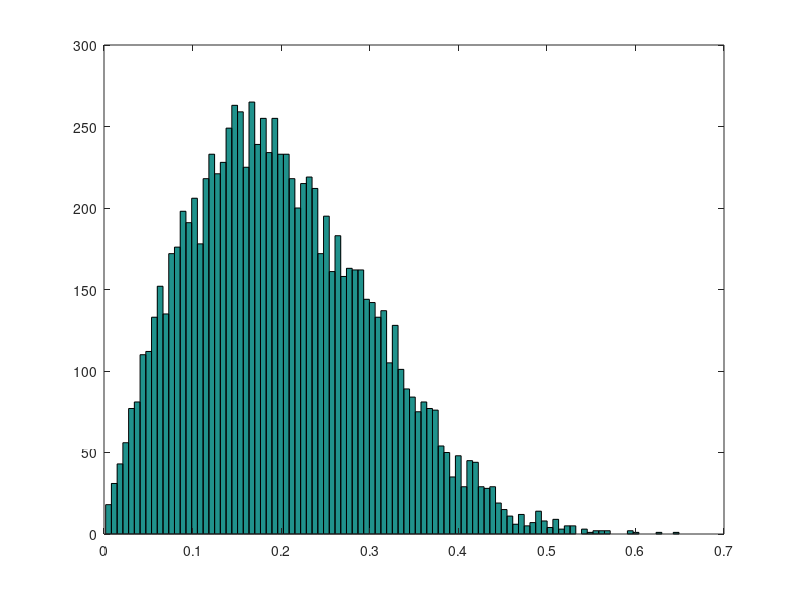
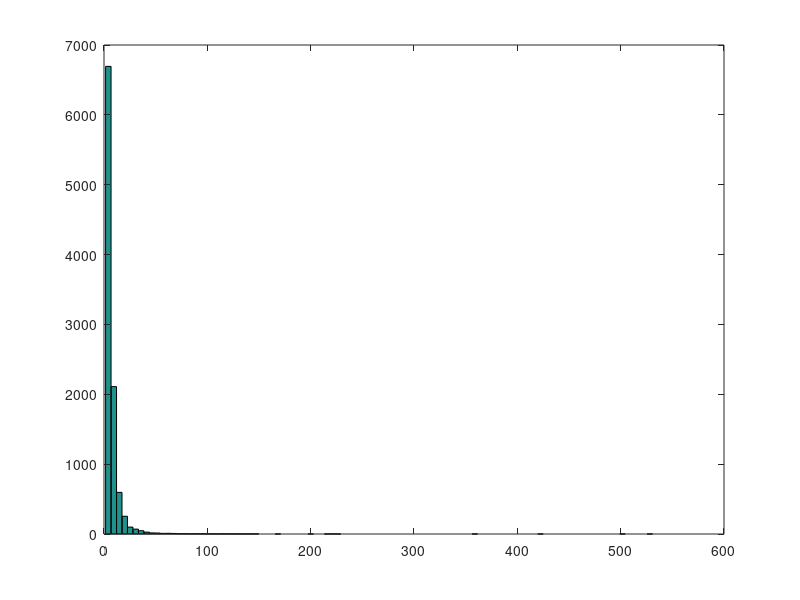

Source code (MATLAB) for these figures, in order:
function test_distance_estimate

M=40;
K=2; % dimension of random subspace
num_trials=10000;

random_rotations=randn(M,M,num_trials);
for j=1:num_trials
    random_rotations(:,:,j)=orth(random_rotations(:,:,j));
end;
%random_subspaces=random_subspaces./repmat(sqrt(sum(random_subspaces.^2,1)),M,1,1);

dists_from_zero_in_subspace=squeeze(sqrt(sum(random_rotations(1,1:K,:).^2,2)));
%dists_from_zero_in_subspace=squeeze(max(abs(random_subspaces(1,:,:)),[],2));

figure;
hist(dists_from_zero_in_subspace,100);
xlim0=xlim; xlim([0,xlim0(2)]);

figure;
hist(1./dists_from_zero_in_subspace,100);
